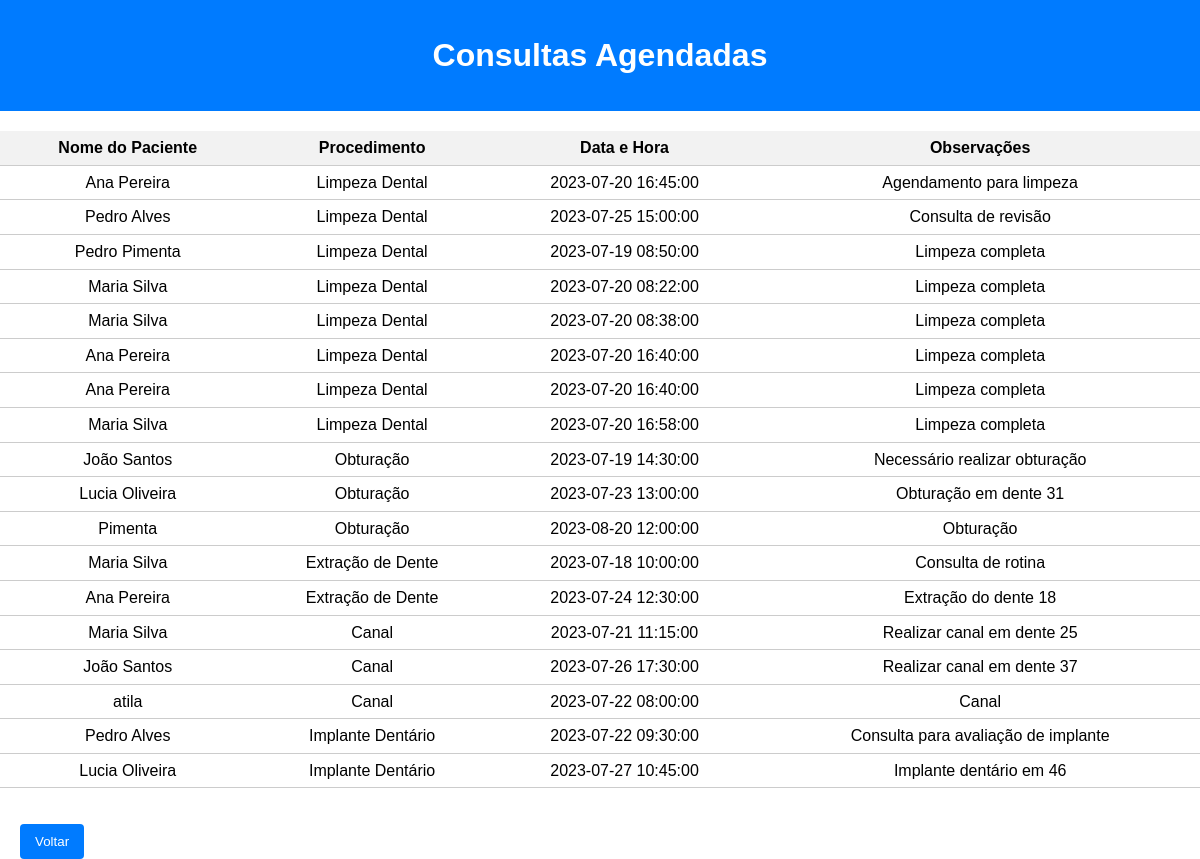
/consultas.php, run on the app's committed database.
### tables this page shows
CREATE TABLE IF NOT EXISTS `consultas` (
  `id` int NOT NULL AUTO_INCREMENT,
  `paciente_id` int NOT NULL,
  `procedimento_id` int NOT NULL,
  `data_hora` datetime NOT NULL,
  `observacoes` text,
  `data_hora_termino` datetime NOT NULL,
  PRIMARY KEY (`id`),
  KEY `paciente_id` (`paciente_id`),
  KEY `procedimento_id` (`procedimento_id`)
);

CREATE TABLE IF NOT EXISTS `pacientes` (
  `id` int NOT NULL AUTO_INCREMENT,
  `nome` varchar(100) NOT NULL,
  `telefone` varchar(15) NOT NULL,
  `email` varchar(100) DEFAULT NULL,
  `data_nascimento` date NOT NULL,
  `endereco` varchar(200) DEFAULT NULL,
  PRIMARY KEY (`id`)
);

CREATE TABLE IF NOT EXISTS `procedimentos` (
  `id` int NOT NULL AUTO_INCREMENT,
  `nome_procedimento` varchar(100) NOT NULL,
  `preco` decimal(10,2) NOT NULL,
  PRIMARY KEY (`id`)
);

### consultas.php (the view, shortened to what this page needs)
<!DOCTYPE html>
<?php
include "conexao.php";
?>
<html>
<head>
    <link rel="stylesheet" href="styles/style.css">
</head>
<body>
    <h1>Consultas Agendadas</h1>
    <table>
        <tr>
            <th>Nome do Paciente</th>
            <th>Procedimento</th>
            <th>Data e Hora</th>
            <th>Observações</th>
        </tr>
        <?php
        $query = "SELECT c.id, p.nome, pr.nome_procedimento, c.data_hora, c.observacoes FROM consultas c
                  INNER JOIN pacientes p ON c.paciente_id = p.id
                  INNER JOIN procedimentos pr ON c.procedimento_id = pr.id";
        $stmt = $conexao->prepare($query);
        $stmt->execute();
        $consultas = $stmt->fetchAll(PDO::FETCH_ASSOC);
        foreach ($consultas as $consulta) {
            echo "<tr>";
            echo "<td>" . $consulta['nome'] . "</td>";
            echo "<td>" . $consulta['nome_procedimento'] . "</td>";
            echo "<td>" . $consulta['data_hora'] . "</td>";
            echo "<td>" . $consulta['observacoes'] . "</td>";
            echo "</tr>";
        }
        ?>
    </table>
    <br>
    <button class="botoes" onclick="window.location.href='funcionario.php'">Voltar</button>
</body>
</html>

### styles/style.css (style rules this page uses)
* { margin: 0; padding: 0; box-sizing: border-box; font-family: Arial, Helvetica, sans-serif; }
body { font-family: Arial, sans-serif; line-height: 1.6; margin: 0; padding: 0; text-decoration: none; border: none; }
h1 { margin-bottom: 20px; }
body > h1 { text-align: center; padding: 30px 0; background-color: #007BFF; color: #fff; }
table { width: 100%; border-collapse: collapse; margin-top: 20px; }
th, td { padding: 4px; text-align: left; border-bottom: 1px solid #ccc; padding-left: 10px; text-align: center; }
th { background-color: #f2f2f2; }
.botoes { background-color: #007BFF; color: #fff; padding: 10px 15px; border: none; border-radius: 4px; cursor: pointer; margin-left: 20px; text-decoration: none; margin-top: 10px; }

### data on the page
consultas: paciente.nome "Ana Pereira", procedimento.nome_procedimento "Limpeza Dental", data_hora "2023-07-20 16:45:00", observacoes "Agendamento para limpeza"
consultas: paciente.nome "Pedro Alves", procedimento.nome_procedimento "Limpeza Dental", data_hora "2023-07-25 15:00:00", observacoes "Consulta de revisão"
consultas: paciente.nome "Pedro Pimenta", procedimento.nome_procedimento "Limpeza Dental", data_hora "2023-07-19 08:50:00", observacoes "Limpeza completa"
consultas: paciente.nome "Maria Silva", procedimento.nome_procedimento "Limpeza Dental", data_hora "2023-07-20 08:22:00", observacoes "Limpeza completa"
consultas: paciente.nome "Maria Silva", procedimento.nome_procedimento "Limpeza Dental", data_hora "2023-07-20 08:38:00", observacoes "Limpeza completa"
consultas: paciente.nome "Ana Pereira", procedimento.nome_procedimento "Limpeza Dental", data_hora "2023-07-20 16:40:00", observacoes "Limpeza completa"
consultas: paciente.nome "Ana Pereira", procedimento.nome_procedimento "Limpeza Dental", data_hora "2023-07-20 16:40:00", observacoes "Limpeza completa"
consultas: paciente.nome "Maria Silva", procedimento.nome_procedimento "Limpeza Dental", data_hora "2023-07-20 16:58:00", observacoes "Limpeza completa"
consultas: paciente.nome "João Santos", procedimento.nome_procedimento "Obturação", data_hora "2023-07-19 14:30:00", observacoes "Necessário realizar obturação"
consultas: paciente.nome "Lucia Oliveira", procedimento.nome_procedimento "Obturação", data_hora "2023-07-23 13:00:00", observacoes "Obturação em dente 31"
consultas: paciente.nome "Pimenta", procedimento.nome_procedimento "Obturação", data_hora "2023-08-20 12:00:00", observacoes "Obturação"
consultas: paciente.nome "Maria Silva", procedimento.nome_procedimento "Extração de Dente", data_hora "2023-07-18 10:00:00", observacoes "Consulta de rotina"
consultas: paciente.nome "Ana Pereira", procedimento.nome_procedimento "Extração de Dente", data_hora "2023-07-24 12:30:00", observacoes "Extração do dente 18"
consultas: paciente.nome "Maria Silva", procedimento.nome_procedimento "Canal", data_hora "2023-07-21 11:15:00", observacoes "Realizar canal em dente 25"
consultas: paciente.nome "João Santos", procedimento.nome_procedimento "Canal", data_hora "2023-07-26 17:30:00", observacoes "Realizar canal em dente 37"
consultas: paciente.nome "atila", procedimento.nome_procedimento "Canal", data_hora "2023-07-22 08:00:00", observacoes "Canal"
consultas: paciente.nome "Pedro Alves", procedimento.nome_procedimento "Implante Dentário", data_hora "2023-07-22 09:30:00", observacoes "Consulta para avaliação de implante"
consultas: paciente.nome "Lucia Oliveira", procedimento.nome_procedimento "Implante Dentário", data_hora "2023-07-27 10:45:00", observacoes "Implante dentário em 46"
